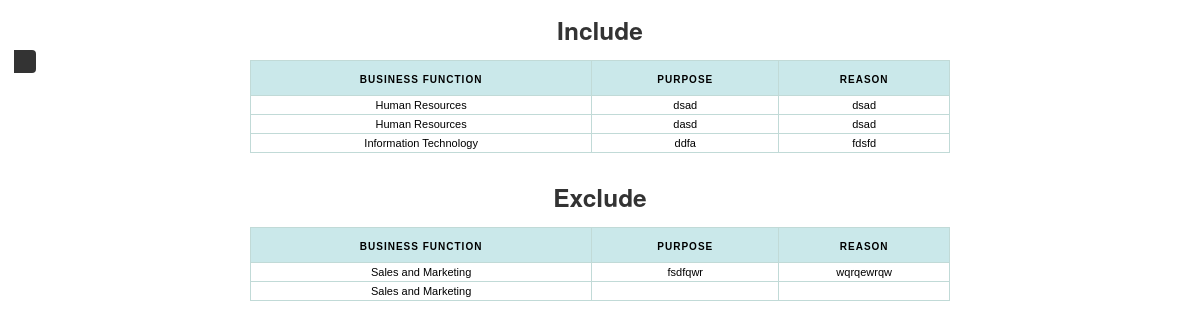
Page /scope/generate_scope_report.php on the committed database.
### tables this page shows
CREATE TABLE IF NOT EXISTS `scope` (
  `id` int(15) NOT NULL AUTO_INCREMENT,
  `org_id` int(11) NOT NULL,
  `business_function` varchar(35) NOT NULL,
  `purpose` varchar(500) NOT NULL,
  `status` varchar(8) NOT NULL,
  `reson` varchar(500) NOT NULL,
  PRIMARY KEY (`id`)
);

### scope/generate_scope_report.php (the view, shortened to what this page needs)
<head>
    <link type="text/css" rel="stylesheet" href="../assets/css/bootstrap.min.css"/>
    <link type="text/css" rel="stylesheet" href="../assets/css/bootstrap-responsive.min.css"/>
    <link type="text/css" rel="stylesheet" href="../assets/Font-awesome/css/font-awesome.min.css"/>
    <link type="text/css" rel="stylesheet" href="../assets/css/style.css"/>
    <link rel="stylesheet" href="../assets/css/theme.css">
    <link rel="stylesheet" href="style.css"/>
    <link href="../css/easyui.css" rel="stylesheet" type="text/css">
    <link href="../css/demo.css"  rel="stylesheet" type="text/css">
    <link href="../css/icon.css"  rel="stylesheet" type="text/css">
</head>
<body>
    <?php
    $org_id = $_GET['org_id'];
    $query = "SELECT * FROM scope where org_id='$org_id' and status='Include' ";
    $result = mysql_query($query);
    ?>
    <div id="iddiv">
        <center>
            <h3> Include </h3>
            <table style="width: 700px;" border="1">
                <tr>
                    <th>Business Function</th>
                    <th>Purpose</th>
                    <th>Reason</th>
                </tr>
                <?php
                while ($nt = mysql_fetch_array($result)) {
                    ?>
                    <tr>
                        <td> <?php echo $nt['business_function'] ?> </td>
                        <td> <?php echo $nt['purpose'] ?> </td>
                        <td> <?php echo $nt['reson'] ?> </td>
                    </tr>
                    <?php
                }
                ?>
            </table>
            <h3>Exclude</h3>
            <table style="width: 700px;" border="1">
                <tr>
                    <th>Business Function</th>
                    <th>Purpose</th>
                    <th>Reason</th>
                </tr>
                <?php
                $org_id = $_GET['org_id'];
                $query = "SELECT * FROM scope where org_id='$org_id' and status='Exclude' ";
                $result = mysql_query($query);
                while ($nt = mysql_fetch_array($result)) {
                    ?>
                    <tr>
                        <td> <?php echo $nt['business_function'] ?> </td>
                        <td> <?php echo $nt['purpose'] ?> </td>
                        <td> <?php echo $nt['reson'] ?> </td>
                    </tr>
                    <?php
                }
                ?>
            </table>
        </center>
    </div>
</body>

### assets/css/style.css (style rules this page uses)
html, body { height: 100%; }

### css/demo.css (style rules this page uses)
#iddiv table { padding: 0; margin: 0 auto 1.5em auto; border-left: 1px solid #C1DAD7; border-collapse:collapse; }
#iddiv th { font: bold 10px/22px "Trebuchet MS", Verdana, Arial, Helvetica, sans-serif; color: #000000; border-right: 1px solid #C1DAD7; border-bottom: 1px solid #C1DAD7; border-top: 1px solid #C1DAD7; letter-spacing: 1px; text-transform: uppercase; text-align:center; padding: 8px 12px 4px 12px; background: #CAE8EA url(bg_header.jpg) no-repeat; vertical-align:middle; }
#iddiv td { font: normal 11px "Trebuchet MS", Verdana, Arial, Helvetica, sans-serif; border-right: 1px solid #C1DAD7; border-bottom: 1px solid #C1DAD7; border-top: 1px solid #C1DAD7; padding: 3px 6px 3px 6px; color: #000000; text-align:center; }

### assets/css/style-switcher.css (style rules this page uses)
body { position: relative; }

### rows in the picture
scope: business_function "Human Resources", purpose "dsad", reson "dsad"
scope: business_function "Human Resources", purpose "dasd", reson "dsad"
scope: business_function "Information Technology", purpose "ddfa", reson "fdsfd"
scope: business_function "Sales and Marketing", purpose "fsdfqwr", reson "wqrqewrqw"
scope: business_function "Sales and Marketing"
